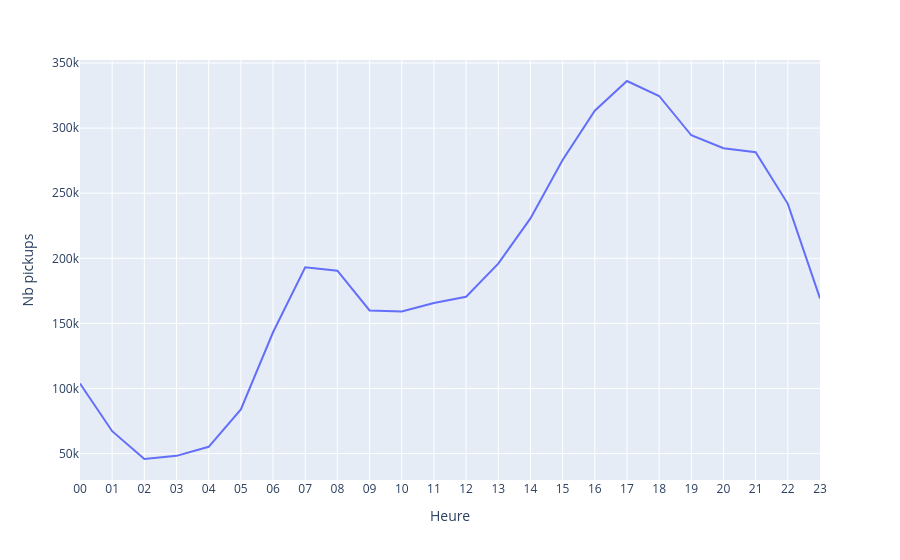

Notebook code cell kept with this figure:
### Code cell
fig = px.line(data_frame=df_by_hour, x='hour', y='datetime', labels=dict(hour='Heure',datetime='Nb pickups'))
fig.show()
fig.write_image("exports/pickups_par_heure.png", scale=2)

### Figure 1 — Plotly figure (JSON) as saved in the notebook; plotly's stock layout.template omitted (floating-point values rounded to 4 significant figures)
{"data": [{"hovertemplate": "Heure=%{x}<br>Nb pickups=%{y}<extra></extra>", "legendgroup": "", "line": {"color": "#636efa", "dash": "solid"}, "marker": {"symbol": "circle"}, "mode": "lines", "name": "", "orientation": "v", "showlegend": false, "type": "scatter", "x": ["00", "01", "02", "03", "04", "05", "06", "07", "08", "09", "10", "11", "12", "13", "14", "15", "16", "17", "18", "19", "20", "21", "22", "23"], "xaxis": "x", "y": [103836, 67227, 45865, 48287, 55230, 83939, 143213, 193094, 190504, 159967, 159148, 165703, 170452, 195877, 230625, 275466, 313400, 336190, 324679, 294513, 284604, 281460, 241858, 169190], "yaxis": "y"}], "layout": {"legend": {"tracegroupgap": 0}, "margin": {"t": 60}, "xaxis": {"anchor": "y", "domain": [0, 1], "title": {"text": "Heure"}}, "yaxis": {"anchor": "x", "domain": [0, 1], "title": {"text": "Nb pickups"}}}}
